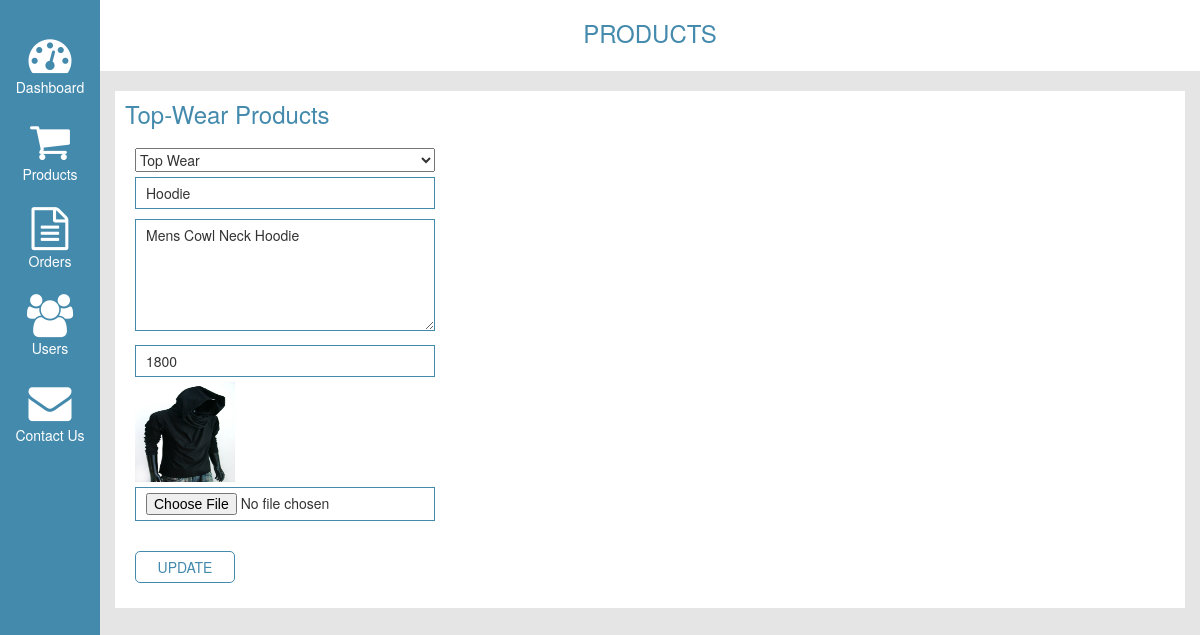
Page /admin/updateProduct.php?id=3 on the committed database.
### tables this page shows
CREATE TABLE `products` (
  `product_id` int(11) NOT NULL,
  `category_id` int(11) NOT NULL,
  `product_name` varchar(255) NOT NULL,
  `product_desc` text NOT NULL,
  `product_rate` int(11) NOT NULL,
  `product_image` varchar(255) NOT NULL
);

### include/classes/class.admin.php (called while the page is built, shortened)
<?php
class ADMIN
{
	private $conn;
	public function __construct()
	{
		$database = new Database();
		$db = $database->dbConn();
		$this->conn = $db;
    }
	public function runQuery($sql)
	{
		$stmt = $this->conn->prepare($sql);
		return $stmt;
	}
}

### admin/updateProduct.php (the view, shortened to what this page needs)
<?php
include ("header.php");
?>
<div class="col-xs-12 col-sm-11 col-md-11 no-padding main-title">
    <h3>products</h3>
</div>
<div class="col-xs-12 col-sm-11 col-md-11">
    <div class="db-contents">
        <h3>top-wear products</h3>
        <?php
            require_once '../include/classes/class.admin.php';
            $admin=new ADMIN;
            $id = $_GET['id'];
				$result = $admin->runQuery(" SELECT * FROM products where product_id='$id'");
				$result->execute();
				while($row = $result->fetch(PDO::FETCH_ASSOC)){
					$cat_id = $row['category_id'];
					$product_name = $row['product_name'];
                    $description = $row['product_desc'];
					$product_rate = $row['product_rate'];
                    $product_image = $row['product_image'];
				}
			?>
        <form method="post" enctype="multipart/form-data">
            <select name="cat_id" id="cat_id" style="width:300px;">
						<?php
							$sql1 = "SELECT * FROM category";
							$result1 = $admin->runQuery($sql1);
							$result1->execute();
							while ($row = $result1->fetch(PDO::FETCH_ASSOC)) {
								if ($cat_id == $row['cat_id']) {
									echo "<option value='" . $cat_id . "' selected>" . $row['cat_name'] . "</option>";
								} else {
									echo "<option value='" . $cat_id . "'>" . $row['cat_name'] . "</option>";
								}
							}
						?>
			</select><br />
            <input type="text" name="prod_name" value="<?php echo $product_name?>" /><br />
            <textarea placeholder="Product description" name="prod_desc" rows="5"><?php echo $description ?></textarea><br />
            <input type="text" name="prod_rate" value="<?php echo $product_rate ?>" /><br />
            <?php echo "<img height='100' width='100' src='../assests/images/$product_image'>";?><input type="file" name="prod_image" value="photo" /><br />
            <input type="submit" name="update" value="UPDATE" />
        </form>
    </div>
</div>
<?php
include ("footer.php");
?>

### assests/css/dashboardStyle.css (style rules this page uses)
body { font-family: 'Raleway', sans-serif; background: #e5e5e5!important; }
.no-padding { padding-left: 0!important; padding-right:0!important; }
.main-title { background: #ffffff; text-align:center; padding-bottom:15px; }
.main-title h3 { text-transform: uppercase; color:#448aad; }
.db-contents { background: #ffffff; padding-bottom:20px; }
.db-contents h3 { text-transform: capitalize; color:#448aad; padding:10px; }
form { padding:0 20px; }
.db-contents form input, .db-contents form textarea { width:300px; padding:5px 10px; margin:5px 0; border:1px solid #448aad; }
.db-contents form input:last-child { width:100px; border-radius:5px; color:#448aad; background: #ffffff; }

### rows in the picture
products: prod_name "Hoodie", prod_desc "Mens Cowl Neck Hoodie", prod_rate "1800", product_image (picture)

### other values in the picture
form field cat_id "Top Wear"
